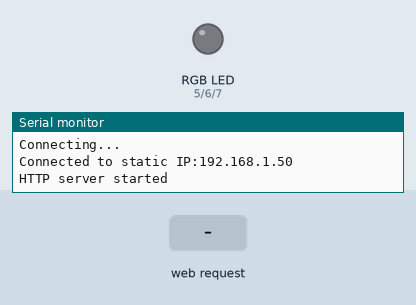
A sketch run on a simulated ESP32-C6. Shown: an RGB LED mixed from three pins (HIGH = lit), the last lines printed to the serial monitor. The test bench sets the inputs (shaded band). WiFi joins after 1.5 s; servers stay silent unless stated.

Above: at 3.2 s.
3.3 s: HTTP request GET /red received
At 4.5 s:
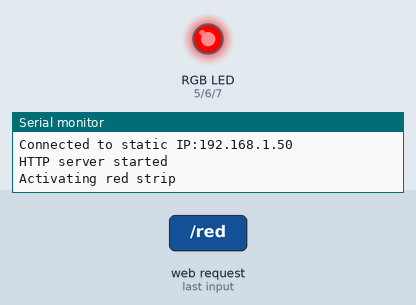
4.8 s: HTTP request GET /green received
At 5.7 s:
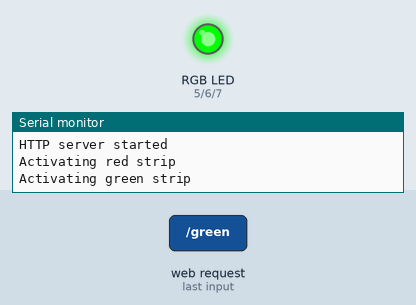
6.3 s: HTTP request GET /blue received
At 6.8 s:
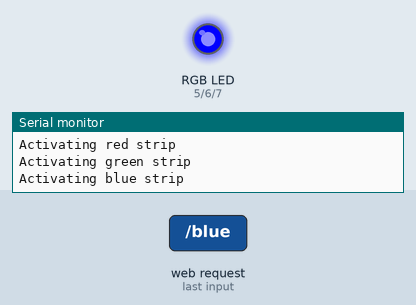
Timing chart, 0 to 9.3 s (numbered marks = the images above; inputs shaded):
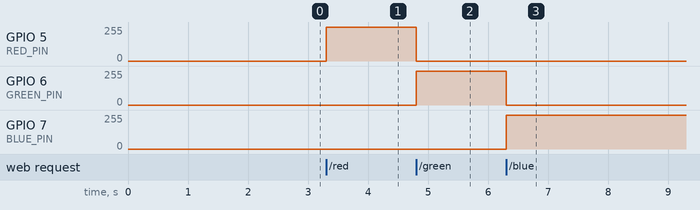

The sketch:

dragon_slayer.ino
```cpp
#include <WiFi.h>
#include <WebServer.h>
#include <Arduino.h>
#include <driver/ledc.h>

// dragon_slayer
// This firmaware is intended to be installed on the
// ESP32-C2 based Electro Dragon WRGB led driver, in order
// for it to be controlled by webhooks

// RGB pin definitions
#define RED_PIN    5
#define GREEN_PIN  6
#define BLUE_PIN   7

// use 12 bit precision
#define LEDC_TIMER_12_BIT 12

// use 5000 Hz as a LEDC base frequency
#define LEDC_BASE_FREQ 5000

const char* ssid = "";
const char* password = "";

// Static IP info
IPAddress local_IP(192, 168, 1, 66);
IPAddress gateway(192, 168, 1, 1);
IPAddress subnet(255, 255, 255, 0);
IPAddress primaryDNS(8,8,8,8);
IPAddress secondaryDNS(8, 8, 4, 4); //optional

WebServer server(80);  // HTTP on port 80

void ledcAnalogWrite(uint8_t pin, uint32_t value, uint32_t valueMax = 255) {
  // Duty, 4095 from 2 ^ 12 - 1
  uint32_t duty = (4095 / valueMax) * min(value, valueMax);

  // write duty to LEDC
  ledcWrite(pin, duty);
}

void setColor(uint32_t red, uint32_t green, uint32_t blue){
  // Write the indicated color
  ledcAnalogWrite(RED_PIN, red);
  ledcAnalogWrite(GREEN_PIN, green);
  ledcAnalogWrite(BLUE_PIN, blue);
}

void handleRoot() {
  server.send(200, "text/plain", "ESP32 is online");
}

void handleRed() {
  // Set the red strip to max
  Serial.println("Activating red strip");
  setColor(255,0,0);
  server.send(200, "text/plain", "RED ON");
}

void handleGreen() {
  // Set the green strip to max
  Serial.println("Activating green strip");
  setColor(0,255,0);
  server.send(200, "text/plain", "GREEN ON");
}

void handleBlue() {
  // Set the blue strip to max
  Serial.println("Activating blue strip");
  setColor(0,0,255);
  server.send(200, "text/plain", "BLUE ON");
}

void handleOff() {
  // Turns off all lines
  setColor(0,0,0);
  server.send(200, "text/plain", "RGB OFF");
}

void handleState() {
  // This returns the state of the 3 lines, via json file
  bool red = (ledcRead(RED_PIN) > 0);
  bool green = (ledcRead(GREEN_PIN) > 0);
  bool blue = (ledcRead(BLUE_PIN) > 0);

  String state = String("{\"red\":") + (red ? "true" : "false") +
                 ",\"green\":" + (green ? "true" : "false") +
                 ",\"blue\":" + (blue ? "true" : "false") + "}";
  server.send(200, "application/json", state);
}


void setup() {
  Serial.begin(115200);
  // Configures static IP address
  if (!WiFi.config(local_IP, gateway, subnet, primaryDNS, secondaryDNS)) {
    Serial.println("Static IP configuration failed!");
  } else {
    Serial.println("Static IP configured.");
  }
  WiFi.begin(ssid, password);
  Serial.print("Connecting to WiFi");
  while (WiFi.status() != WL_CONNECTED) {
    delay(1000);
    Serial.println("Connecting...");
  }
  Serial.print("Connected to static IP:");
  Serial.println(WiFi.localIP());

  // Setup the leds
  ledcAttach(RED_PIN, LEDC_BASE_FREQ, LEDC_TIMER_12_BIT);
  ledcAttach(BLUE_PIN, LEDC_BASE_FREQ, LEDC_TIMER_12_BIT);
  ledcAttach(GREEN_PIN, LEDC_BASE_FREQ, LEDC_TIMER_12_BIT);

  // Endpoints
  server.on("/", handleRoot);
  server.on("/red", handleRed);
  server.on("/green", handleGreen);
  server.on("/blue", handleBlue);
  server.on("/off", handleOff);
  server.on("/state", handleState);
  server.begin();
  Serial.println("HTTP server started");
}

void loop() {
  server.handleClient();
}
```

Measured:
- after the input at 3.3 s, GPIO 5 (RED_PIN): 0/255 → 254/255 at once
- after the input at 4.8 s, GPIO 5 (RED_PIN): 254/255 → 0/255 at once; GPIO 6 (GREEN_PIN): 0/255 → 254/255 at once
- after the input at 6.3 s, GPIO 6 (GREEN_PIN): 254/255 → 0/255 at once; GPIO 7 (BLUE_PIN): 0/255 → 254/255 at once
